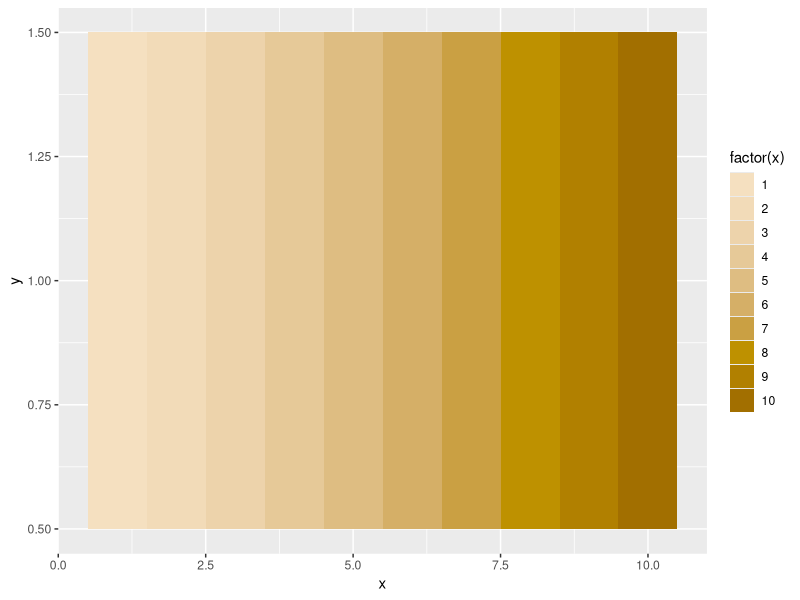
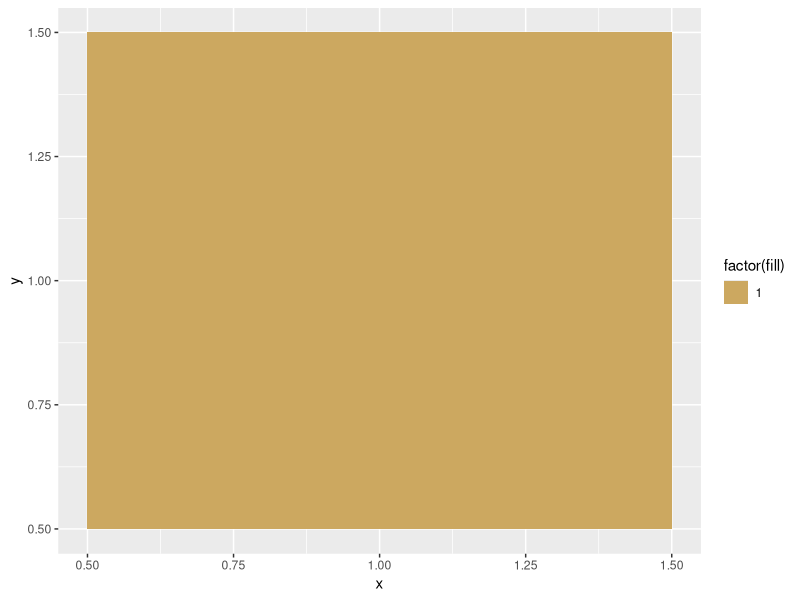

These charts were generated, in order, by the following R code:
## ---- chunk 1
library(colorspace)
library(tidyverse)
color <- sequential_hcl(10, h = 60, c = c(100, 30), l = c(50, 90))
colortable <- data.frame(x = 1:10, y = 1, color = color) #构造绘图函数
names(color) <- factor(10:1) #构造色彩映射
ggplot(colortable, aes(x = x, y = y, fill = factor(x))) + geom_tile() + scale_fill_manual(values = color)

mixcolorhcl <- function(first, second) {
  hex(mixcolor(alpha = 0.5, 
               color1 = hex2RGB(first), color2 = hex2RGB(second)))
}

mixcolor <- mixcolorhcl(color[1], color[10])
names(mixcolor) <- "1"
mixtable <- data.frame(x = 1, y = 1, fill = 1)
ggplot(mixtable, aes(x = x, y = y, fill = factor(fill))) + geom_tile() + scale_fill_manual(values = mixcolor)

## ---- chunk 2
#配置分析环境
library(stringr)

#导入实验数据
en_nv <- read.csv("sub-data/English/nv.csv", header = T)
en_ihiy <- read.csv("sub-data/English/ihiy.csv", header = T)

#对数据进行初步筛选与整理
en_nv <- select(en_nv, answer1.Block., sound111, sound112)
en_ihiy <- select(en_ihiy, answer1.SubTrial.,answer2.SubTrial.,starts_with("sound"))

names(en_nv)[1] <- "answer"
names(en_ihiy)[1] <- "answer"
names(en_ihiy)[2] <- "rate"

#制作实验1的表格
en_nv <- unite(en_nv, sound, sound111, sound112)
en_ihiy <- unite(en_ihiy, col = sound, sound111, sound112, sound113, sound114, sound115, sound121, sound122, sound123, sound124, sound125)

#清除缺失值
en_nv <- na.omit(en_nv)
en_ihiy <- na.omit(en_ihiy)

#对数据中的文件路径含义进行修改

#将实验1的文件路径改为对应单词，并确认是否匹配
en_nv$sound <- str_extract(en_nv$sound, pattern = "(w|h).*d")
en_nv <- mutate(en_nv, match = sound == answer)
table(en_nv$match, en_nv$sound)

#复杂频数表
# tidyr实现
en_nv %>%
  group_by(sound, match, answer) %>% 
  tally() %>% 
  spread(key = answer, value = n) %>% 
  knitr::kable()

# ftable实现
ftable(en_nv, row.vars = c(1,3), col.vars = 2)


#将实验2的文件路径改为定位坐标
en_ihiy$sound <- str_extract(en_ihiy$sound, pattern = "F1_..-F2_..")
en_ihiy <- separate(en_ihiy, col = sound, into = c("X","Y"), sep = "-")
en_ihiy$X <- as.numeric(str_replace(en_ihiy$X, pattern = "F1_", replacement = ""))
en_ihiy$Y <- as.numeric(str_replace(en_ihiy$Y, pattern = "F2_", replacement = ""))

#对实验2中出现的单词数进行计数
summary(en_ihiy$answer)
